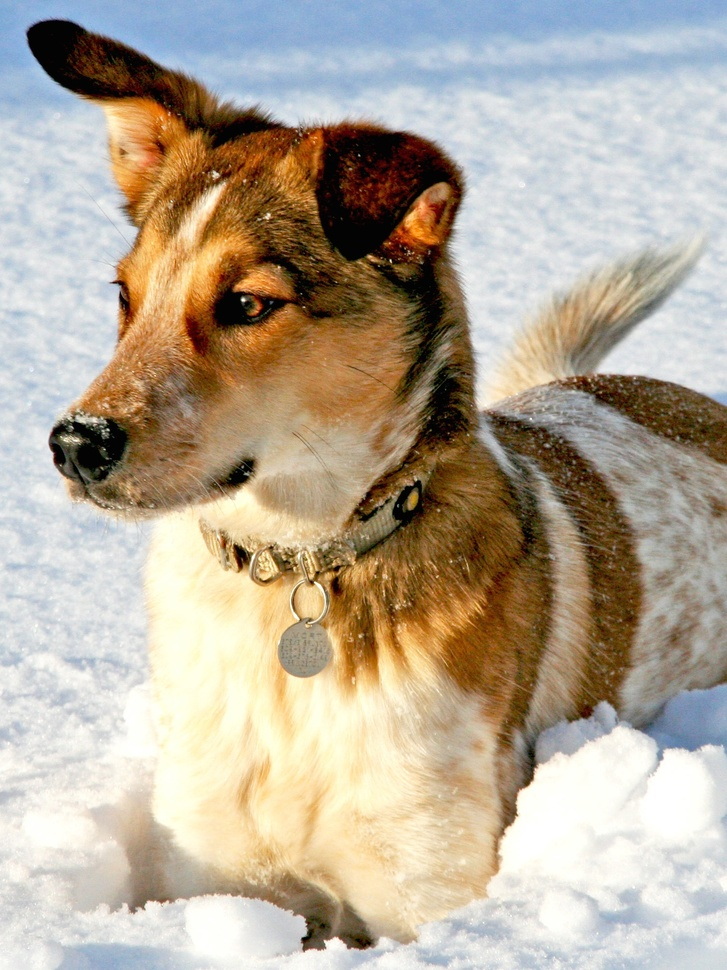
#> input picture data/svd_material/dog.jpg, 727 x 970 px, shrunk from 1500 x 2000 before the run, found by its file name
$ jupyter execute --allow-errors L10_UnsuperviseML.ipynb
#> lines starting #> are read from the running program, lines starting #| are printed output that depends on the picture
Geo Data Science with Python,
Prof. Susanna Werth, VT Geosciences

# Unsupervised Machine Learning

This notebook is accompanied by the lecture L10 presentation slides.

---

Content:
-------

- **A.** Principle Component Analysis (PCA) via Singluar Value Decomposition (SVD)
- **B.** Clustering from Scratch
- **C.** PCA and Clustering of Sea Surface Temperature Data

---

[cell 1]
# On Google Colab, install the following packages...

# ! pip install netcdf4

[cell 2]
# Import standard packages
import requests
import numpy as np
import matplotlib.pyplot as plt
import scipy
import pandas as pd

# let's set a standard size for figures (a bit smaller, so they fit on the screen)
from matplotlib import rcParams
rcParams['figure.figsize'] = [4, 3]
rcParams.update({'font.size': 10})

[cell 3]
# Download data

# Download Dog image
url = ('https://raw.githubusercontent.com/GeoPythonVT/geosf25_material/main/data/svd_material/dog.jpg')
out = "dog.jpg"
r = requests.get(url)
open(out, "wb").write(r.content)

# Download series of dog & cat images
url = ('https://raw.githubusercontent.com/GeoPythonVT/geosf25_material/main/data/svd_material/catdata.csv')
out = "catdata.csv"
#> (the rest of this cell did not finish here and is left out)

---
# A. Principle Component Analysis

Principal Component Analysis (PCA) is a technique that identifies the main directions of variance in data by applying Singular Value Decomposition (SVD) to transform the original variables into a new set of orthogonal components, ordered by the amount of variance they explain.

## Example 1: A Single Dog Image

First, let's look at an example dog image:

[cell 4]
from matplotlib.image import imread
import os

plt.rcParams['figure.figsize'] = [8, 4]

A = imread(os.path.join('.','dog.jpg'))
#> A is the input picture: shape (970, 727, 3); mean R, G, B 181.4, 169.5, 152
X = np.mean(A, -1); # Convert RGB to grayscale
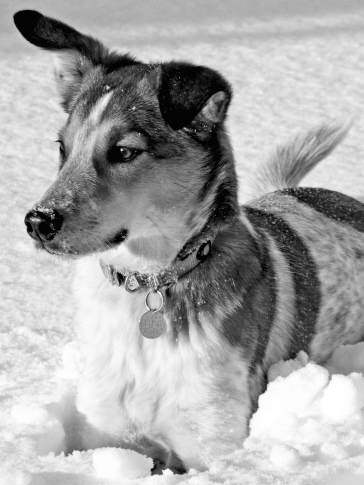
#> X: shape (970, 727) float64 (shown at 1/2 size); min 0, max 255, mean 167.6

img = plt.imshow(X)
img.set_cmap('gray')
plt.axis('off')
plt.show()

Now we will perform a singular value decomposition of the dog image using the numpy `linalg` package:

[cell 5]
# SVD
U, S, VT = np.linalg.svd(X,full_matrices=False)
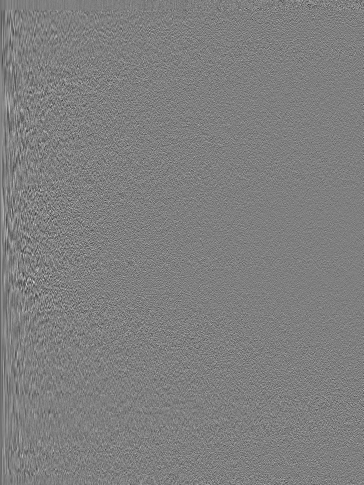
#> U: shape (970, 727) float64 (shown at 1/2 size); min -0.176, max 0.176, mean -3.31e-05; drawn with min black and max white
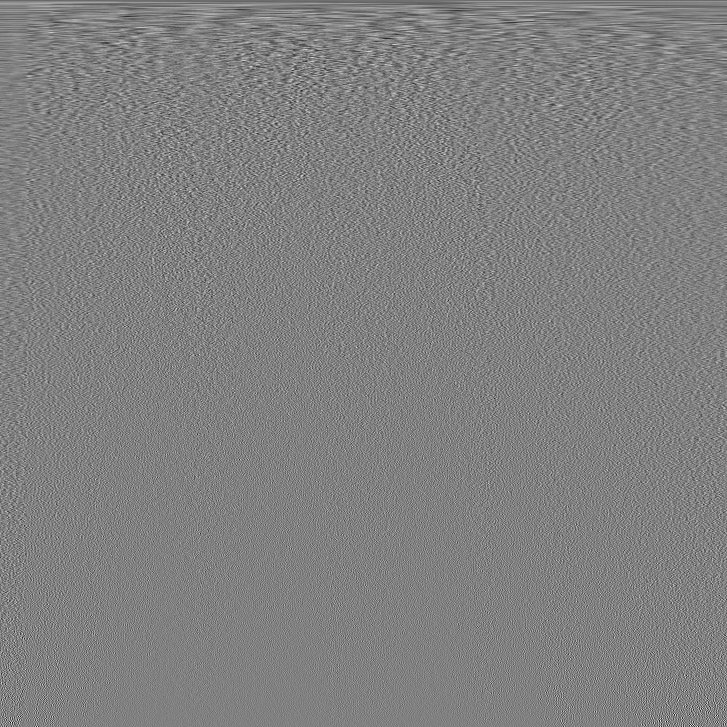
#> VT: shape (727, 727) float64; min -0.25, max 0.244, mean -6.29e-05; drawn with min black and max white
#> S = 727 values, max 144305.8 at index 0, min 6.67 at index 726, mean 667.8
U.shape, S.shape,VT.shape

What can we do with that?:
1. Image compression: keep only the top singular values
2. Image denoising: remove small singular values
3. Approximate the image: low-rank reconstruction
4. Extract dominant spatial features inside that one image

To understand the options, let's reconstruct the image with only some of the loadings (singular values):

[cell 6]
r = 20  # change to 1 to see first mode
S = np.diag(S) # transform into full sigma matrix
Xapprox = U[:,:r] @ S[0:r,:r] @ VT[:r,:] # reconstruction
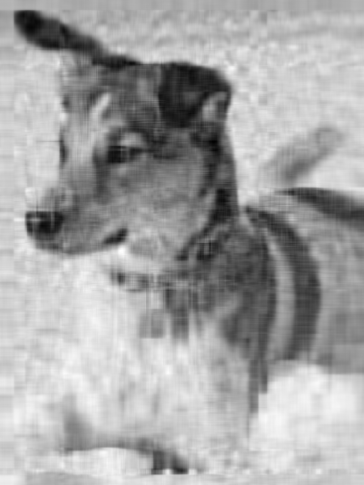
#> Xapprox: shape (970, 727) float64 (shown at 1/2 size); min -30.81, max 277, mean 167.6; drawn with min black and max white

plt.figure()
img = plt.imshow(Xapprox)
img.set_cmap('gray')
plt.axis('off')
plt.title('r = ' + str(r))
plt.show()

These 20 loadings seem not enough to receive a sharp image. However, we also don't need all 1000, so let's try 50 and 100:

[cell 7]
plt.rcParams['figure.figsize'] = [8, 4]

j = 0
for r in (50, 100):
    # Construct approximate image
    Xapprox = U[:,:r] @ S[0:r,:r] @ VT[:r,:]
    plt.figure(j+1)
    j += 1
    img = plt.imshow(Xapprox)
    img.set_cmap('gray')
    plt.axis('off')
    plt.title('r = ' + str(r))
    plt.show()
#> this loop made 2 passes
#> pass 1, `Xapprox = U[:,:r] @ S[0:r,:r] @ VT[:r,:]`:
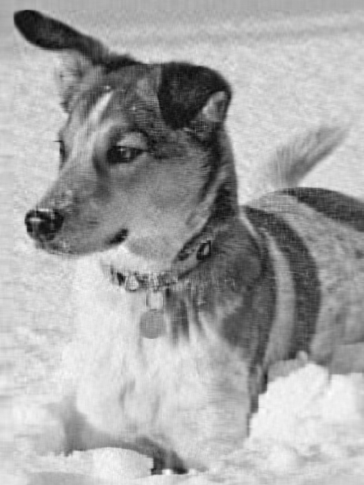
#> Xapprox: shape (970, 727) float64 (shown at 1/2 size); min -29.18, max 273.6, mean 167.6; drawn with min black and max white
#> after the loop, j = 2

Now let's look at the singular values which reflect the **energy distribution of the signal**.

[cell 8]
# Singular values
fig, ax = plt.subplots(1,2,figsize=[8,2])
ax[0].semilogy(np.diag(S),'.')
ax[0].set_title('Singular Values (SV)'), ax[1].set_title('Normalized Culmulative SV')
ax[0].set_xlabel('SVD Components'), ax[1].set_xlabel('SVD Components')
ax[0].set_ylabel('Singular Values')
ax[1].plot(np.cumsum(np.diag(S))/np.sum(np.diag(S)),'.')
plt.show()
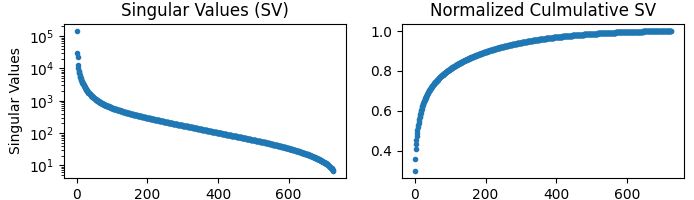
#> figure drawn by matplotlib, 2 panels; panel 1: curve peaks at x = 0, y = 144305.8; panel 2: curve peaks at x = 726, y = 1

[cell 9]
Svals = np.diag(S)
#> Svals has the same summary as S

# Plot Singular values in percentage of the signal
plt.subplots(figsize=[4,2])
plt.plot(Svals/np.sum(Svals)*100,'.')
plt.ylabel('%'), plt.xlabel('SVD Components')
plt.title('SV in % of the Total Signal')
plt.show()
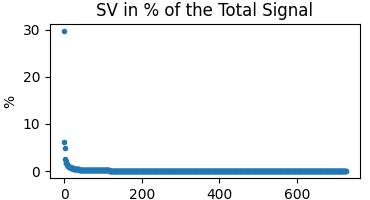
#> figure drawn by matplotlib, 1 panel; curve peaks at x = 0, y = 29.72

**Task**: Discuss the graphs. What do they show?

## Example 2: Feature Engineering with many Dog & Cat Images

What happens?

You create a data matrix:
- Each row = one image (flattened)
- Each column = pixel position

PCA now finds:

- Modes of variation across all dogs and cats
- Eigen-dogs/cats or principal dog/cat features
- Latent structure of the dog image dataset

[cell 10]
from matplotlib import rcParams
#from scipy import io
#import os
from mpl_toolkits.mplot3d import Axes3D

# read data from csv file
#> (the rest of this cell did not finish here and is left out)

#> (a cell that did not finish here is left out)

[cell 12]
# plot a single cat and dog to see they are actually such images

catNumber = 1 # max 80
dogNumber = 5 # max 80

#> (the rest of this cell did not finish here and is left out)

Next, let's combine all the cat and dog images and store them as vectors in a big data matrix X and then calculate the SVD over all images (each image being one variable/measurement).

#> (a cell that did not finish here is left out)

#> (a cell that did not finish here is left out)

#> (a cell that did not finish here is left out)

Let's look at the first few features in the decomposition

[cell 16]
# Plotting main features in the columns (scores: U-matrix) of the SVD
# Note: the trickiest part here is reshaping the column vectors back to images

fig,axs = plt.subplots(2,3, figsize=(6,4))
axs = axs.reshape(-1)
#> (the rest of this cell did not finish here and is left out)

We can also retrieve a **histogram** of the **loadings** (columns of the V matrix, Eigenvectors, **importance of each freature above for every single image**) and split them up by cats and dogs (first and last 80 columns).

This can be useful to visualize how distinguishable images (cats and dogs) are from each other by each feature.

#> (a cell that did not finish here is left out)

[cell 18]
# bins for histogram
xbin = np.linspace(-0.25,0.25,20)
xbin_edges = np.append(xbin,xbin[-1]+(xbin[1]-xbin[0])) - (xbin[1]-xbin[0])/2

plt.rcParams['figure.figsize'] = [10, 4]
plt.rcParams.update({'font.size': 8})
fig,axs = plt.subplots(2,3)
axs = axs.reshape(-1)
#> (the rest of this cell did not finish here and is left out)

Lastly, let's also plot the singular values in culmulative sum and in percentage of the total signal:

[cell 19]
# Plot Singular values
fig, ax = plt.subplots(1,2,figsize=[8,2])

#> (the rest of this cell did not finish here and is left out)

**What can you do with this kind of PCA/SVD?**

- Identify features that distinguish the two groups (eigen-dogs vs eigen-cats).
- When further analysing the features:
    1. Find the dominant modes of variation across all images (e.g., differences in shape, texture, ears, overall silhouette).
    2. Study how variability differs between classes (e.g., cats vary more in pose, dogs vary more in size).
- Detect outliers (e.g., mislabeled animals, unusual poses, rare breeds).
- Denoising by projecting them onto the main components.
- Image compression of an entire dataset

SVD/PCA is a useful and common pre-processing algorithm for other machine learning approaches, e.g.:

- Supervised ML example: Separate dogs and cats in PCA space (clustering of the scores).
- Unsupervised ML example: Use components as features for classification (input to prediction models).

---
# Exercise A.

1. Inspect the feature images and loading histograms as well as the application examples above. Then discuss: Which of the features looks more like cats and which more like dogs? Do you think we could use these features to build a classification model automatically identifying cat and dog images?

2. Review the code and identfy the use of U, S and VT for the example with many cats and dog images. Then, define the PCA loadings (W matrix), scores (T matrix) and eigenvalues (lambda) from the SVD results. Plot and discuss, how the PCA eigenvalues compare to the SVD singular values.

---
# B. Clustering

First, we import the necessary packages, including SciPy and scikit-learn functions.

[cell 20]
import numpy as np
import matplotlib.pyplot as plt
from matplotlib import rcParams

rcParams.update({'font.size': 10})
plt.rcParams['figure.figsize'] = [4, 3]

## Synthetic Dataset for Clustering

Now, let's generate a random dataset of two clusters, on which we can experiment later with clustering algorithms. We start with a random point cloude (ellipse) centered at (0,0):

[cell 21]
# Training and testing set sizes
nS = 150 # Training population size

# Random ellipse 1 centered at (0,0)
x = np.random.randn(nS)
y = 0.5*np.random.randn(nS)
x.shape

[cell 22]
plt.figure()
plt.plot(x,y,'ko')
plt.xlabel("Feature / Data Dimension 1")
plt.ylabel("Feature / Data Dimension 2")
plt.show()

Now we generate a second data cloud (ellipse), that is also rotated:

[cell 23]
# Random ellipse 2 centered at (1,-2)
x2 = np.random.randn(nS) + 1
y2 = 0.2*np.random.randn(nS) - 2

# Rotate ellipse 2 by theta
theta = np.pi/4
A = np.zeros((2,2))
A[0,0] = np.cos(theta)
A[0,1] = -np.sin(theta)
A[1,0] = np.sin(theta)
A[1,1] = np.cos(theta)

# Final rotated ellipse
x3 = A[0,0]*x2 + A[0,1]*y2
y3 = A[1,0]*x2 + A[1,1]*y2

Now, shown below, we have generate data from two distinct Gaussian distributions.

[cell 24]
plt.figure()
plt.plot(x,y,'ro')
plt.plot(x3,y3,'bo')
plt.xlabel("Feature / Data Dimension 1")
plt.ylabel("Feature / Data Dimension 2")
plt.show()

### Combine data

In this case, we have ground truth data to check the k-means clustering against. Note that in general, this is not the case.

[cell 25]
# Synthetic Cluster
X1 = np.column_stack((x3,y3))  # Cluster 1 (blue)
X2 = np.column_stack((x,y))    # Cluster 2 (red)

# Merge to final synthetic dataset
Y = np.concatenate((X1,X2))                      # data vectors (x1 and x2 values)
Z = np.concatenate((np.ones(nS),2*np.ones(nS))) # labels (which we know because this dataset is synthetic)

## Example B.1: K-means Clustering with Lloyd's algorithm

For Lloyd algorithm, the user guesses the number of clusters and the initial cluster means and then the algorithm proceeds to update them in an iterative fashion. k-means is sensitive to the initial guess and many modern versions of the algorithm also provide principled strategies for initialization.

Below an illustration of the k-means iteration procedure based upon Lloyd’s algorithm. Two clusters are sought so that k = 2. The initial guesses (black circles in panel (a)) are used to initially label all the data according to their distance from each initial guess for the mean. The means are then updated by computing the means of the newly labeled data. This two-stage heuristic converges after approximately four iterations.

Based on the code below, discuss the following questions:
1) Which variable stores the (center coordinates of the cluster)?
2) What are the initial guesses for cluster center?
3) How are the labels realized in the code (and via which variables)?
4) Do the results change, when you change the number of iterations?

[cell 26]
# Intitial guess: 2 cluster g1 and g2
g1 = np.array([-1, -1])   # Initial guess for k-mean for first cluster
g2 = np.array([1, 1])    # Initial guess for k-mean for second cluster

# Setting number of iterations
numIt = 4

# Preparing the plot
plt.rcParams['figure.figsize'] = [8, 8]
fig,axs = plt.subplots(int(np.ceil(numIt)/2),2)
axs = axs.reshape(-1)

# Iterative, heuristic Lloyd algorithm
for j in range(numIt):       # heuristic iterations
    class1 = np.zeros((1,2))
    class2 = np.zeros((1,2))
    for jj in range(Y.shape[0]):  # processing all training data
        d1 = np.linalg.norm(g1-Y[jj,:],ord=2) # distance to first k-mean
        d2 = np.linalg.norm(g2-Y[jj,:],ord=2) # distance to second k-mean

        # sort current point into cluster 1 or 2, depending on distance
        if d1<d2:
            class1 = np.append(class1,Y[jj,:].reshape((1,2)),axis=0)
        else:
            class2 = np.append(class2,Y[jj,:].reshape((1,2)),axis=0)

    class1 = np.delete(class1, (0), axis=0) # remove zeros used to initialize
    class2 = np.delete(class2, (0), axis=0)

    # plot sorted points with different color per cluster into current subplot
    axs[j].plot(class1[:,0],class1[:,1],'ro',ms=3)
    axs[j].plot(class2[:,0],class2[:,1],'bo',ms=3)
    axs[j].plot(g1[0],g1[1],'k*',ms=15)
    axs[j].plot(g2[0],g2[1],'k*',ms=15)
    axs[j].title.set_text('Iteration ' + str(j+1))

    # Updating the k-means
    g1 = np.array([np.mean(class1[:,0]),np.mean(class1[:,1])])
    g2 = np.array([np.mean(class2[:,0]),np.mean(class2[:,1])])

plt.show()

### Track the convergence of the algorithm

Use the code from above and expand the code to calculate the within-cluster sum of squares for each iteration.

[cell 27]
### ADD YOUR CODE HERE

Now make a plot of the sum of squares per number of iteration. At which iteration does the algorithm converge?

[cell 28]
### ADD YOUR CODE HERE

## Example B.2: k-means clustering with sklearn & it's properties

The package  `sklearn.cluster` provides a `k-means` **class** that can solve the problem using either Lloyd’s or Elkan’s algorithm. Inspect the code below how to use it.

[cell 29]
from sklearn.cluster import KMeans

# kmeans code
myKmeans = KMeans(n_clusters=2, random_state=0, algorithm="lloyd")  # Compute k-means clustering with Lloyd's algorithm.
labels   = myKmeans.fit_predict(Y)   # cluster assignments for each point
cntrs    = myKmeans.cluster_centers_

myKmeans2 = KMeans(n_clusters=2, random_state=0, algorithm="elkan")  # Compute k-means clustering with Elkan algorithm.
labels2   = myKmeans2.fit_predict(Y)   # cluster assignments for each point
cntrs2    = myKmeans2.cluster_centers_

Now let's look at the difference between sklearn k-means and Loyd's algorithm a after 4 iterations (results from previous section).

[cell 30]
plt.rcParams['figure.figsize'] = [4, 4]

# data points & labels from Lloyds algorithm
plt.scatter(Y[:,0], Y[:,1], c=labels, s=20, cmap='viridis')  # color by cluster

# centers from Lloyds algorithm: big circles
plt.plot(cntrs[0,0],cntrs[0,1],'r*',ms=12,label='Lloyd')
plt.plot(cntrs[1,0],cntrs[1,1],'r*',ms=12)

# result from previous section: big circles
#plt.plot(g1[0],g1[1],'r*',ms=12,label='Lloyd')
#plt.plot(g2[0],g2[1],'r*',ms=12)

# centers from Elkans algorithm: small stars
plt.plot(cntrs2[0,0],cntrs2[0,1],'b*',ms=7,label='Elkan')
plt.plot(cntrs2[1,0],cntrs2[1,1],'b*',ms=7)

plt.title("K-means Clustering")
plt.xlabel("Feature / Data Dimension 1")
plt.ylabel("Feature / Data Dimension 2")
plt.legend()
plt.show()
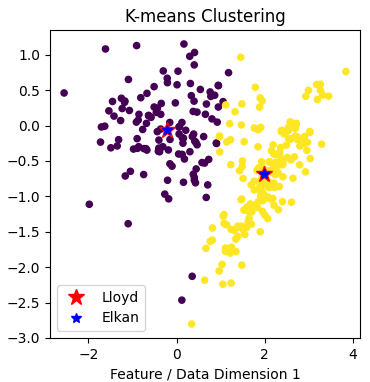
#> figure drawn by matplotlib, 1 panel

### Tutorial: Apply kmeans class attibutes to answer the following questions

For that, find more details on attibutes of the class `sklearn.cluster.KMeans` on the document pages: https://scikit-learn.org/stable/modules/generated/sklearn.cluster.KMeans.html#sklearn.cluster.KMeans

- How do you alter number of clusters (e.g. from 2 to 3)?
- How do you retrieve the labels, and what are they?
- How many iterations did the algorithm run?
- How can you retrieve sum of squared distances?
- What information is stored in `n_features_in_`?
- How accurate is the algorithm ? (compeare kmean labels with labels in Z containing synthetic cluster labels)

[cell 31]
### ADD YOUR CODE BELOW


#How do you alter number of clusters (e.g. from 2 to 3). ?


#Which algorithm is used, if not specified?


#How do you retrieve the labels, and what are they?


#How many iterations did the algorithm run?


#How can you retrieve sum of squared distances?


#What information is stored in `n_features_in_`?: Number of features seen during fit.


#How accurate is the algorithm ?

## Hierarchical Clustering (Dendrogram)

Dendrogram approach or hierarchical clustering uses a different idea, that might be able to produce a better accuracy for our test dataset.

You could we use the sklearn Agglomerative Clustering algorithm, however, that does not have a built-in dendrogram feature. Therefore, let's work with the `scipy.cluster.hierarchy` package.

Agglomerative clustering starts with each data point as its own cluster and repeatedly merges the two clusters that are closest according to a chosen distance metric and linkage method. This continues until all points form a single cluster, creating a bottom-up hierarchy of progressively larger groups.

[cell 32]
from scipy.cluster.hierarchy import linkage, dendrogram, fcluster

# Produce dendrogram
Z = linkage(Y, method='ward')   # or 'single', 'complete', 'average', etc.

plt.figure(figsize=(6,4))
dendrogram(Z, truncate_mode='level', p=5)  # show top 5 levels
plt.title("Dendrogram (SciPy linkage)")
plt.xlabel("Sample index")
plt.ylabel("Distance")
plt.show()
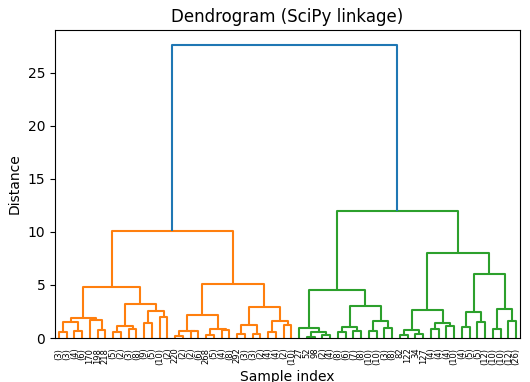
#> figure drawn by matplotlib, 1 panel

[cell 33]
noCluster = 2 # increase number for more clusters

# Cluster based on dendrogram, choosing the layer of complexity
myHclusterLabels = fcluster(Z, t=noCluster, criterion='maxclust')

# plot results of hierarchical clustering
for i in range(0,noCluster):
    HCmask = myHclusterLabels == i+1  # mask for samples with resulting first cluster
    plt.scatter(Y[HCmask,0],Y[HCmask,1],s=20,label='Cluster '+str(i+1))
plt.legend(loc='lower right')
plt.title("Hierarchical Clustering")
plt.xlabel("Feature / Data Dimension 1")
plt.ylabel("Feature / Data Dimension 2")
plt.show()
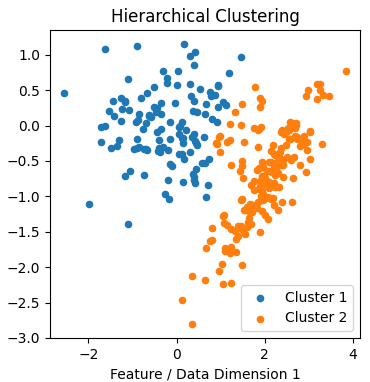
#> figure drawn by matplotlib, 1 panel
